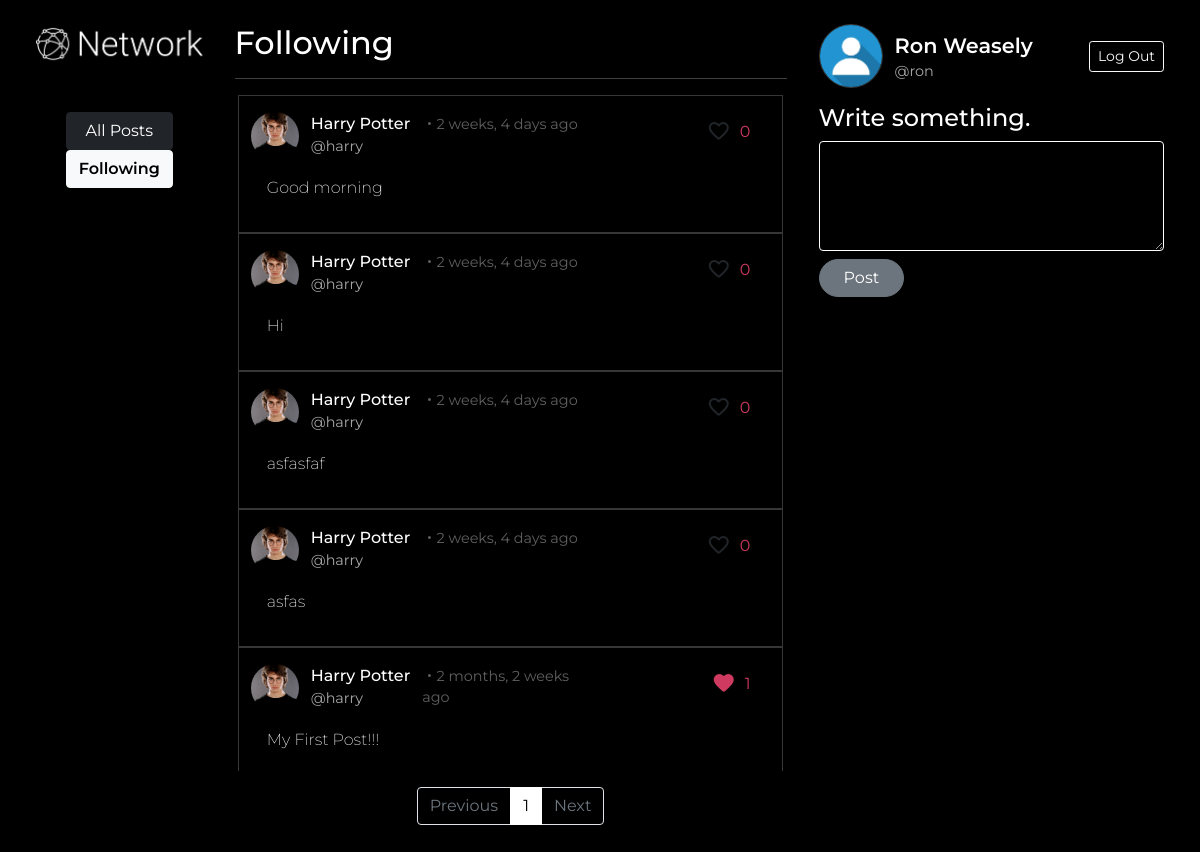
The page /following (signed in) on the database its author committed.
### network/models.py (models this page shows, shortened)
class Post(models.Model):
    creator = models.ForeignKey(User, on_delete=models.CASCADE, related_name="posts")
    content = models.CharField(max_length=255)
    timestamp = models.DateTimeField(auto_now_add=True)
    def liked_users(self):
        return [x[0] for x in self.likes.values_list("user_id")]

class Profile(models.Model):
    user = models.OneToOneField(User, on_delete=models.CASCADE)
    profile_pic = models.ImageField(upload_to="profile_pics", blank=True)
    timestamp = models.DateField(auto_now_add=True)

class User(AbstractUser):
    pass

### network/views.py (the view)
# urls.py: path("following", views.following, name="following"),
@login_required(login_url="login")
def following(request):
    if request.method == "POST":
        creator = request.user
        content = request.POST["content"]
        post = Post(creator=creator, content=content)
        post.save()
        return HttpResponseRedirect(reverse("index"))
    posts = []
    following = request.user.following.all()
    for profile in following:
        print(profile)
        posts.extend(profile.following.posts.all())
    posts.reverse()
    paginator = Paginator(posts, 10)
    page_number = request.GET.get('page')
    page_obj = paginator.get_page(page_number)
    return render(request, "network/following.html", {
        "posts": page_obj
    })

### network/models.py (called while the page is built)
    def __str__(self):
        return f"{self.follower} follows {self.following}"

### network/templates/network/following.html (shortened to what this page needs)
{% extends "network/layout.html" %}
{% load static %}
{% load humanize %}
{% block nav %}
    <a class="btn btn-dark" href="{% url 'index' %}">All Posts</a>
    <a style="font-weight: 600;" class="btn btn-light" href="{% url 'following' %}">Following</a>
{% endblock %}
{% block body %}
    <div class="col-6 ms-2 me-2">
        <h2>Following</h2>
        <hr>
        <div class="post-list">
            {% for post in posts %}
                <div class="row posts">
                    <div class="row">
                        <div class="col-auto">
                            {% if post.creator.profile.profile_pic.url != None %}
                                <img class="profile-pic-post" src="{{ post.creator.profile.profile_pic.url }}" alt="Profile Picture">
                            {% else %}
                                <img class="profile-pic-post" src="{% static 'network/media/default-profile-picture.jpg' %}" alt="Profile Picture">
                            {% endif %}
                        </div>
                        <div class="col-auto">
                            <div class="row profile-name-post">
                                {{ post.creator.first_name }}
                                {{ post.creator.last_name }}
                            </div>
                            <div class="row">
                                <a class="profile-username-post" href="{% url 'profile' id=post.creator.pk %}">@{{ post.creator.username }}</a>
                            </div>
                        </div>
                        <div class="col time">
                            ・{{ post.timestamp|naturaltime }}
                        </div>
                        <div class="col d-grid gap-2 d-md-flex justify-content-md-end pe-0" id="toolbar-buttons">
                            {% if request.user.pk in post.liked_users %}
                                <button class="material-icons-round btn btn-bg-transparent p-0 like-button" id="like-button" data-post-id="{{ post.pk }}">
                                </button>
                            {% else %}
                                <button class="material-icons-round btn btn-bg-transparent p-0 unlike-button" id="like-button" data-post-id="{{ post.pk }}">
                                </button>
                            {% endif %}
                            <span class="like-count" id="like-count-{{ post.pk }}">{{ post.likes.count }}</span>
                        </div>
                    </div>
                    <div class="row content-post" id="content-{{ post.pk }}">
                        {{ post.content }}
                    </div>
                </div>
            {% endfor %}
        </div>
        <nav class="nav justify-content-center">
            <ul class="pagination m-0 mt-3">
                {% if posts.has_previous %}
                    <li class="page-item">
                        <a class="page-link" href="?page={{ posts.previous_page_number }}" tabindex="-1">Previous</a>
                    </li>
                {% else %}
                    <li class="page-item disabled">
                        <a class="page-link" href="#" tabindex="-1" aria-disabled="true">Previous</a>
                    </li>
                {% endif %}
                {% for i in posts.paginator.page_range %}
                    {% if posts.number == i %}
                        <li class="page-item active" aria-current="page">
                            <a class="page-link" href="?page={{ i }}">{{ i }}</a>
                        </li>
                    {% elif i > posts.number|add:'-3' and i < posts.number|add:'3' %}
                        <li class="page-item">
                            <a class="page-link" href="?page={{ i }}">{{ i }}</a>
                        </li>
                    {% endif %}
                {% endfor %}
                {% if posts.has_next %}
                    <li class="page-item">
                        <a class="page-link" href="?page={{ posts.next_page_number }}">Next</a>
                    </li>
                {% else %}
                    <li class="page-item disabled   ">
                        <a class="page-link" href="#">Next</a>
                    </li>
                {% endif %}
            </ul>
        </nav>
    </div>
    <div class="col">
        <div class="row justify-content-end align-items-center">
            <div class="col-auto">
                {% if user.profile.profile_pic.url != None %}
                    <img class="profile-pic" src="{{ user.profile.profile_pic.url }}" alt="Profile Picture">
                {% else %}
                    <img class="profile-pic" src="{% static 'network/media/default-profile-picture.jpg' %}" alt="Profile Picture">
                {% endif %}
            </div>
            <div class="col-auto">
                <div class="row profile-name">
                    {{ request.user.first_name }}
                    {{ request.user.last_name }}
                </div>
                <div class="row">
                    <a class="profile-username" href="{% url 'profile' id=user.pk %}">@{{ request.user.username }}</a>
                </div>
            </div>
            <div style="text-align: end;" class="col">
                <a class="btn btn-sm btn-outline-light ms-3" href="{% url 'logout' %}">Log Out</a>
            </div>
        </div>
        <div class="row mt-3">
            <h4>Write something.</h4>
            <form class="new-post" action="{% url 'index' %}" method="POST">
                <textarea class="form-control new-post-text" rows="4" name="content" required></textarea>
                <button type="submit" class="btn btn-secondary rounded-pill mt-2 ps-4 pe-4">Post</button>
            </form>
        </div>
    </div>
{% endblock %}

### network/static/network/styles.css (style rules this page uses)
* { margin: 0; padding: 0; box-sizing: border-box; }
body { background-color: black; color: white; font-family: 'Montserrat', sans-serif; }
.profile-pic { height: 4em; width: 4em; object-fit: cover; border-radius: 50%; border: 1px solid rgb(58, 58, 58); }
.profile-name { font-size: 1.3em; font-weight: 600; }
.profile-username { font-size: .9em; color: rgb(167, 167, 167); padding: 0; text-decoration: none; }
.new-post-text { border: 1px solid white; background: transparent; }
.posts { border: .5px solid rgb(54, 54, 54); padding: 1em 0; margin: 0 .2em; }
.profile-pic-post { height: 3em; width: 3em; object-fit: cover; border-radius: 50%; }
.profile-name-post { font-size: 1em; font-weight: 500; }
.profile-username-post { font-size: .9em; color: rgb(167, 167, 167); padding: 0; text-decoration: none; }
.content-post { margin: 1em; font-weight: 200; }
.post-list { height: 78vh; overflow-x: hidden; overflow-y: auto; }
.time { font-size: .9em; color: rgb(95, 95, 95); margin-top: 0.1em; }
.page-link { background-color: black; color: white; }
.pagination > .disabled > .page-link { background-color: black; }
.pagination > .active > .page-link { border-color: white; color: black; background-color: white; }
.like-button { height: fit-content; font-size: 1.5em; color: #CE3A60; }
.unlike-button { height: fit-content; font-size: 1.5em; }
.like-count { margin-top: .5em; margin-right: .5em; color: #CE3A60; }

### rows shown on the page
Post: creator.profile.profile_pic (picture), creator.first_name "Harry", creator.last_name "Potter", creator.username "harry", timestamp "2 weeks, 4 days ago", likes.count "0", content "Good morning"
Post: creator.profile.profile_pic (picture), creator.first_name "Harry", creator.last_name "Potter", creator.username "harry", timestamp "2 weeks, 4 days ago", likes.count "0", content "Hi"
Post: creator.profile.profile_pic (picture), creator.first_name "Harry", creator.last_name "Potter", creator.username "harry", timestamp "2 weeks, 4 days ago", likes.count "0", content "asfasfaf"
Post: creator.profile.profile_pic (picture), creator.first_name "Harry", creator.last_name "Potter", creator.username "harry", timestamp "2 weeks, 4 days ago", likes.count "0", content "asfas"
Post: creator.profile.profile_pic (picture), creator.first_name "Harry", creator.last_name "Potter", creator.username "harry", timestamp "2 months, 2 weeks ago", likes.count "1", content "My First Post!!!"
User: user.first_name "Ron", user.last_name "Weasely", user.username "ron"

### other values the page prints
{{ i }} "1"
